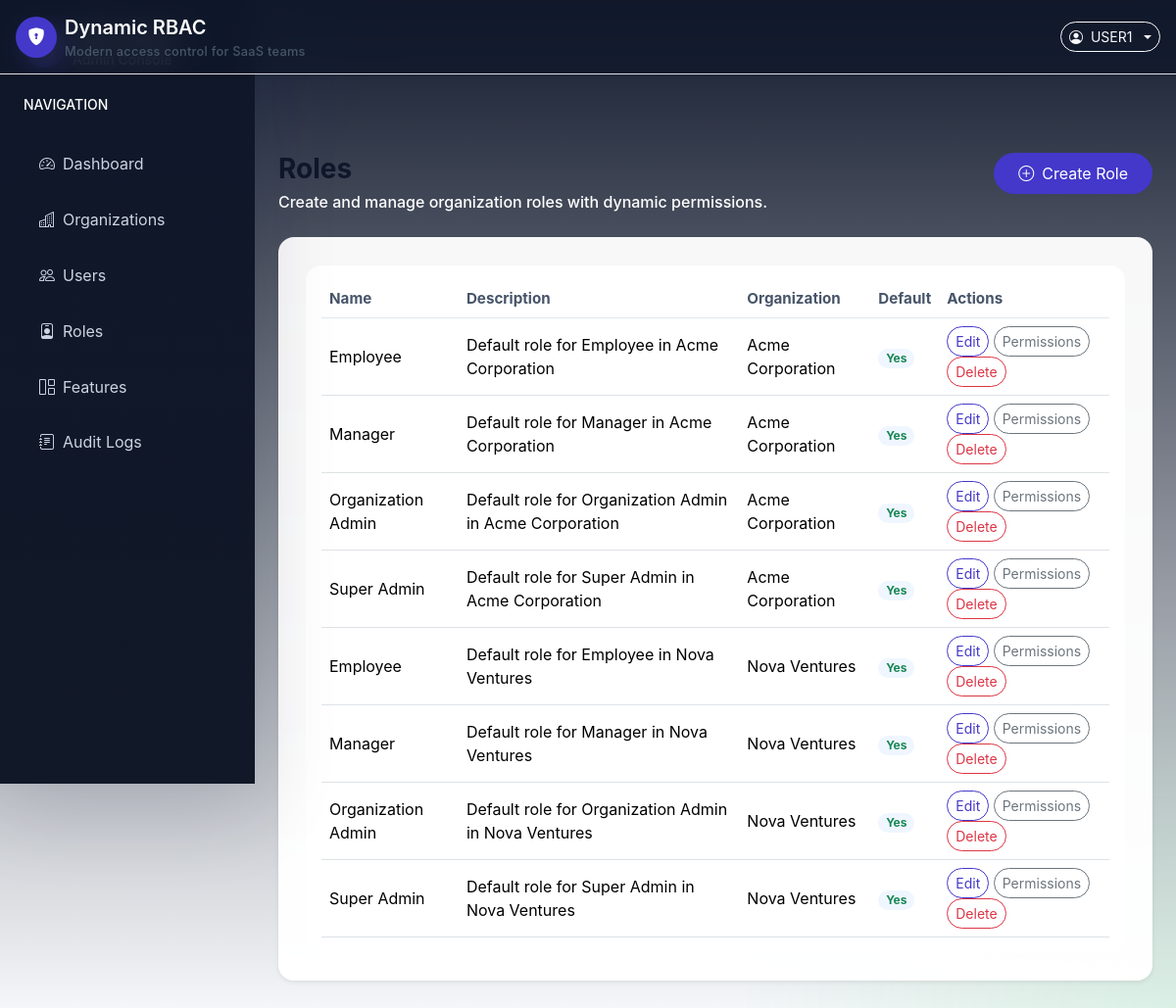
Page /roles/ (signed in) on the committed database.
### roles/models.py (models this page shows, shortened)
class Role(models.Model):
    id = models.UUIDField(primary_key=True, default=uuid.uuid4, editable=False)
    organization = models.ForeignKey("organizations.Organization", on_delete=models.CASCADE, related_name="roles")
    name = models.CharField(max_length=120)
    description = models.TextField(blank=True)
    is_default = models.BooleanField(default=False)
    created_by = models.ForeignKey(settings.AUTH_USER_MODEL, on_delete=models.SET_NULL, null=True, blank=True, related_name="created_roles")
    created_at = models.DateTimeField(auto_now_add=True)
    updated_at = models.DateTimeField(auto_now=True)
    class Meta:
        unique_together = ("organization", "name")
        ordering = ["organization", "name"]

### organizations/models.py (models this page shows, shortened)
class Organization(models.Model):
    id = models.UUIDField(primary_key=True, default=uuid.uuid4, editable=False)
    name = models.CharField(max_length=150, unique=True)
    description = models.TextField(blank=True)
    created_at = models.DateTimeField(auto_now_add=True)
    updated_at = models.DateTimeField(auto_now=True)
    class Meta:
        ordering = ["name"]

### roles/views.py (the view)
# urls.py: path("", RoleListView.as_view(), name="role_list"),
class RoleListView(PermissionRequiredMixin, LoginRequiredMixin, ListView):
    model = Role
    template_name = "roles/role_list.html"
    context_object_name = "roles"
    feature_code = "ROLE_MANAGEMENT"
    permission_action = "view"
    def get_queryset(self):
        user = self.request.user
        queryset = Role.objects.select_related("organization")
        if user.is_superuser:
            return queryset
        if hasattr(user, "profile") and user.profile.organization:
            return queryset.filter(organization=user.profile.organization)
        return queryset.none()

### permissions_app/mixins.py (called while the page is built)
    def dispatch(self, request, *args, **kwargs):
        if not self.feature_code:
            return super().dispatch(request, *args, **kwargs)
        if not has_permission(request.user, self.feature_code, self.permission_action):
            if not request.user.is_authenticated:
                return redirect(reverse_lazy("login"))
            return HttpResponseForbidden("You do not have permission to access this page.")
        return super().dispatch(request, *args, **kwargs)

### permissions_app/templatetags/rbac_tags.py (called while the page is built)
@register.simple_tag(takes_context=True)
def has_permission(context, feature_code, action="view"):
    request = context.get("request")
    if not request:
        return False
    return permission_check(request.user, feature_code, action)

### permissions_app/utils.py (called while the page is built, shortened)
def has_permission(user, feature_code: str, action: str) -> bool:
    if not user or not user.is_authenticated:
        return False
    if user.is_superuser:
        return True

### templates/roles/role_list.html
{% extends 'base.html' %}
{% block content %}
<div class="d-flex flex-column flex-md-row justify-content-between align-items-start gap-3 mb-4">
    <div>
        <h1 class="h3 mb-1 page-title">Roles</h1>
        <p class="page-subtitle mb-0">Create and manage organization roles with dynamic permissions.</p>
    </div>
    <a class="btn btn-indigo btn-pill px-4 py-2" href="{% url 'role_create' %}">
        <i class="bi bi-plus-circle me-2"></i>Create Role
    </a>
</div>
<div class="card rounded-4 shadow-sm">
    <div class="card-body">
        <div class="table-responsive">
            <table class="table table-hover align-middle mb-0">
                <thead>
                    <tr>
                        <th>Name</th>
                        <th>Description</th>
                        <th>Organization</th>
                        <th>Default</th>
                        <th>Actions</th>
                    </tr>
                </thead>
                <tbody>
                    {% for role in roles %}
                        <tr>
                            <td>{{ role.name }}</td>
                            <td>{{ role.description }}</td>
                            <td>{{ role.organization.name }}</td>
                            <td><span class="badge bg-soft text-success rounded-pill">{{ role.is_default|yesno:"Yes,No" }}</span></td>
                            <td>
                                <a class="btn btn-sm btn-outline-indigo btn-pill" href="{% url 'role_update' role.pk %}">Edit</a>
                                <a class="btn btn-sm btn-outline-secondary btn-pill" href="{% url 'role_permissions' role.pk %}">Permissions</a>
                                <a class="btn btn-sm btn-outline-danger btn-pill" href="{% url 'role_delete' role.pk %}">Delete</a>
                            </td>
                        </tr>
                    {% empty %}
                        <tr>
                            <td colspan="5" class="empty-state">No roles found.</td>
                        </tr>
                    {% endfor %}
                </tbody>
            </table>
        </div>
    </div>
</div>
{% endblock %}

### templates/base.html (shortened to what this page needs)
{% load static %}
{% load rbac_tags %}
<!DOCTYPE html>
<html lang="en">
<head>
    <link href="https://cdn.jsdelivr.net/npm/bootstrap@5.3.1/dist/css/bootstrap.min.css" rel="stylesheet">
    <link href="https://cdn.jsdelivr.net/npm/bootstrap-icons@1.11.3/font/bootstrap-icons.css" rel="stylesheet">
    <link rel="stylesheet" href="{% static 'css/styles.css' %}">
</head>
<body class="bg-body">
<nav class="navbar navbar-expand-xl navbar-dark shadow-sm fixed-top bg-glass border-bottom">
    <div class="container-fluid px-3">
        <a class="navbar-brand d-flex align-items-center gap-2" href="{% url 'dashboard' %}">
            <span class="brand-icon d-inline-flex align-items-center justify-content-center rounded-circle">
                <i class="bi bi-shield-lock-fill"></i>
            </span>
            <div class="d-flex flex-column">
                <span class="fw-semibold">Dynamic RBAC</span>
                <small class="navbar-tagline text-white-75">Modern access control for SaaS teams</small>
            </div>
        </a>
        <div class="collapse navbar-collapse justify-content-end">
            <div class="d-flex align-items-center gap-3">
                {% if user.is_authenticated %}
                    <div class="dropdown">
                        <button class="btn btn-outline-light btn-sm rounded-pill dropdown-toggle d-flex align-items-center gap-2"
                                type="button" id="userMenuButton" data-bs-toggle="dropdown" aria-expanded="false">
                            <i class="bi bi-person-circle"></i>
                            <span>{{ user.username }}</span>
                        </button>
                    </div>
                {% else %}
                    <a class="btn btn-outline-light btn-sm rounded-pill" href="{% url 'login' %}">Login</a>
                {% endif %}
            </div>
        </div>
    </div>
</nav>
{% if user.is_authenticated %}
                    {% has_permission 'DASHBOARD' 'view' as can_view_dashboard %}
                    {% has_permission 'ORG_MANAGEMENT' 'view' as can_view_org_management %}
                    {% has_permission 'USER_MANAGEMENT' 'view' as can_view_user_management %}
                    {% has_permission 'ROLE_MANAGEMENT' 'view' as can_view_role_management %}
                    {% has_permission 'AUDIT_LOGS' 'view' as can_view_audit_logs %}
    <aside class="sidebar d-none d-xl-flex flex-column p-4">
        <div class="sidebar-brand mb-4 text-white d-flex align-items-center gap-2">
            <span class="brand-icon bg-indigo text-white rounded-circle d-inline-flex align-items-center justify-content-center">
            </span>
            <div>
                <div class="fw-semibold">RBAC Platform</div>
                <small class="text-muted">Admin Console</small>
            </div>
        </div>
        <div class="sidebar-section mb-4 text-uppercase text-muted small">Navigation</div>
        <nav class="nav nav-pills flex-column gap-1">
            {% if can_view_dashboard %}
                <a class="nav-link" href="{% url 'dashboard' %}"><i class="bi bi-speedometer2 me-2"></i>Dashboard</a>
            {% endif %}
            {% if can_view_org_management %}
                <a class="nav-link" href="{% url 'organization_list' %}"><i class="bi bi-buildings me-2"></i>Organizations</a>
            {% endif %}
            {% if can_view_user_management %}
                <a class="nav-link" href="{% url 'user_list' %}"><i class="bi bi-people me-2"></i>Users</a>
            {% endif %}
            {% if can_view_role_management %}
                <a class="nav-link" href="{% url 'role_list' %}"><i class="bi bi-person-badge me-2"></i>Roles</a>
                <a class="nav-link" href="{% url 'feature_list' %}"><i class="bi bi-grid-1x2 me-2"></i>Features</a>
            {% endif %}
            {% if can_view_audit_logs %}
                <a class="nav-link" href="{% url 'audit_log_list' %}"><i class="bi bi-journal-text me-2"></i>Audit Logs</a>
            {% endif %}
        </nav>
    </aside>
{% endif %}
<div class="{% if user.is_authenticated %}main-content{% else %}main-content-no-sidebar{% endif %}">
    <div class="container-fluid px-4 py-5">
        <div id="toastContainer" class="toast-container position-fixed top-0 end-0 p-3"></div>
        {% block content %}{% endblock %}
    </div>
</div>
</body>
</html>

### static/css/styles.css (style rules this page uses)
:root { --bg-surface: #ffffff; --bg-soft: #eef2ff; --bg-body: #f8fafc; --bg-sidebar: #0f172a; --text-base: #0f172a; --text-muted: #ffffff; --text-secondary: #1e293b; --primary: #4338ca; --primary-dark: #3730a3; --success: #10b981; --border: #e2e8f0; }
body { min-height: 100vh; background: linear-gradient(180deg, rgba(15, 23, 42, 0.98) 0%, rgba(248, 250, 252, 0.92) 100%); color: var(--text-base); font-family: Inter, system-ui, -apple-system, BlinkMacSystemFont, "Segoe UI", sans-serif; }
body::before { content: ""; position: fixed; inset: 0; background: radial-gradient(circle at top left, rgba(99, 102, 241, 0.14), transparent 24%), radial-gradient(circle at bottom right, rgba(34, 197, 94, 0.12), transparent 28%); pointer-events: none; z-index: -1; }
.navbar { min-height: 72px; background: rgba(15, 23, 42, 0.84) !important; backdrop-filter: blur(12px); box-shadow: 0 12px 30px rgba(15, 23, 42, 0.12); }
.bg-glass { background: rgba(15, 23, 42, 0.75) !important; backdrop-filter: blur(14px); }
.navbar-tagline { font-size: 0.8rem; letter-spacing: 0.02em; }
.brand-icon { width: 42px; height: 42px; background: var(--primary); color: #fff; font-size: 1.1rem; }
.sidebar { width: 260px; min-height: 100vh; background: linear-gradient(180deg, #0f172a 0%, #111827 100%); color: #dbeafe; position: fixed; top: 0; left: 0; z-index: 1020; box-shadow: 0 24px 80px rgba(15, 23, 42, 0.15); }
.sidebar .sidebar-brand, .sidebar .sidebar-section { color: #94a3b8; }
.sidebar .nav-link { color: #cbd5e1; padding: 0.9rem 1rem; border-radius: 0.95rem; transition: background 0.2s ease, color 0.2s ease; }
.main-content { margin-left: 260px; padding-top: 108px; }
.container-fluid { max-width: 1440px; }
.card { border: 0; border-radius: 1rem; box-shadow: 0 18px 50px rgba(15, 23, 42, 0.12); background: rgba(255, 255, 255, 0.96); }
.card .card-body { padding: 1.75rem; }
.btn-pill { border-radius: 999px; }
.btn-indigo { background-color: var(--primary); color: #fff; border-color: transparent; }
.btn-outline-indigo { color: var(--primary); border-color: var(--primary); }
.bg-soft { background-color: #eff6ff; }
.text-muted { color: var(--text-muted) !important; font-weight: 500; }
.table-responsive { border-radius: 1rem; background: var(--bg-surface); padding: 1rem; box-shadow: inset 0 1px 0 rgba(15, 23, 42, 0.03); }
.table { margin-bottom: 0; }
.table thead th { border-bottom: 1px solid #e2e8f0; color: #475569; font-size: 0.95rem; }
.table td, .table th { vertical-align: middle; }
small { font-weight: 500; color: #475569; }
.page-title { margin-bottom: 1.5rem; color: #0f172a; font-weight: 700; }
.page-subtitle { color: #475569; font-weight: 500; line-height: 1.5; }

### templates/base.html (style rules this page uses)
.page-title { color: #0f172a; font-weight: 700; }
.page-subtitle { color: #ffffff; font-weight: 500; }

### rows in the picture
Role: name "Employee", description "Default role for Employee in Acme Corporation", organization.name "Acme Corporation", is_default "Yes"
Role: name "Manager", description "Default role for Manager in Acme Corporation", organization.name "Acme Corporation", is_default "Yes"
Role: name "Organization Admin", description "Default role for Organization Admin in Acme Corporation", organization.name "Acme Corporation", is_default "Yes"
Role: name "Super Admin", description "Default role for Super Admin in Acme Corporation", organization.name "Acme Corporation", is_default "Yes"
Role: name "Employee", description "Default role for Employee in Nova Ventures", organization.name "Nova Ventures", is_default "Yes"
Role: name "Manager", description "Default role for Manager in Nova Ventures", organization.name "Nova Ventures", is_default "Yes"
Role: name "Organization Admin", description "Default role for Organization Admin in Nova Ventures", organization.name "Nova Ventures", is_default "Yes"
Role: name "Super Admin", description "Default role for Super Admin in Nova Ventures", organization.name "Nova Ventures", is_default "Yes"

### other values in the picture
{{ user.username }} "USER1"
